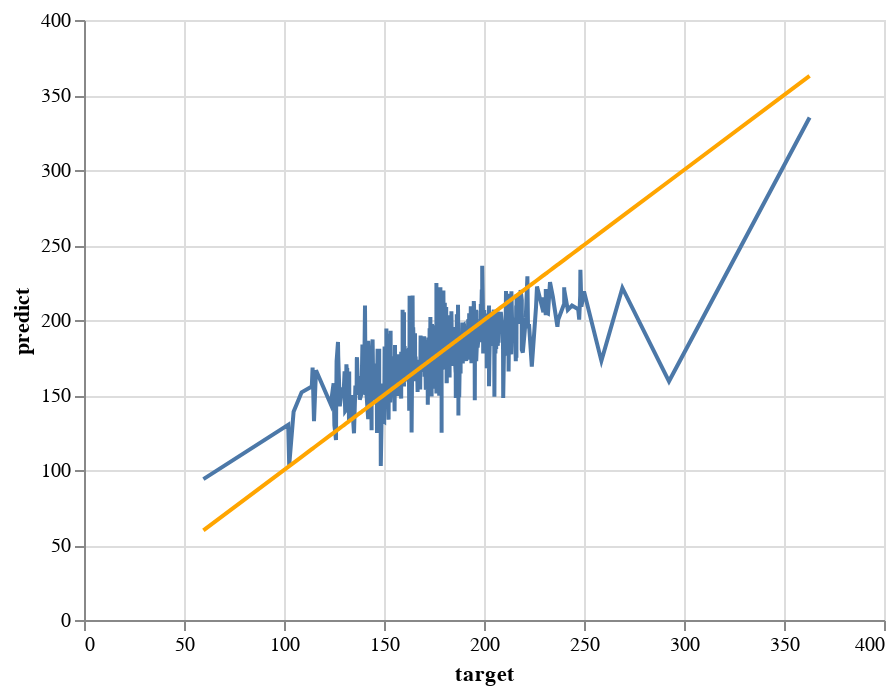

The cell this chart's notebook holds for it:
### Code cell
# Displaying the line graph of the comparison between the predicted values and actual values of the testing set.
perfect_test = alt.Chart(pd.DataFrame({'target': y_test, 'predict': y_test})).mark_line(color='orange').encode(
    x='target',
    y='predict'
)

predicted_test = alt.Chart(pd.DataFrame({'target': y_test, 'predict': y_test_predict})).mark_line().encode(
    x='target',
    y='predict'
  )

predicted_test + perfect_test

### Figure 1 — Vega-Lite specification as saved in the notebook (floating-point values rounded to 4 significant figures; data arrays with more than 128 entries replaced by an {"elided": "..."} marker saying what was removed)
{"config": {"view": {"continuousWidth": 400, "continuousHeight": 300}}, "layer": [{"data": {"name": "data-e9bab3b0b116bdefce3c38c9b27ea7a9"}, "mark": "line", "encoding": {"x": {"field": "target", "type": "quantitative"}, "y": {"field": "predict", "type": "quantitative"}}}, {"data": {"name": "data-978b60f5d020dc202bd75faee5d86692"}, "mark": {"type": "line", "color": "orange"}, "encoding": {"x": {"field": "target", "type": "quantitative"}, "y": {"field": "predict", "type": "quantitative"}}}], "$schema": "https://vega.github.io/schema/vega-lite/v4.17.0.json", "datasets": {"data-e9bab3b0b116bdefce3c38c9b27ea7a9": {"elided": "609 records"}, "data-978b60f5d020dc202bd75faee5d86692": {"elided": "609 records"}}}
